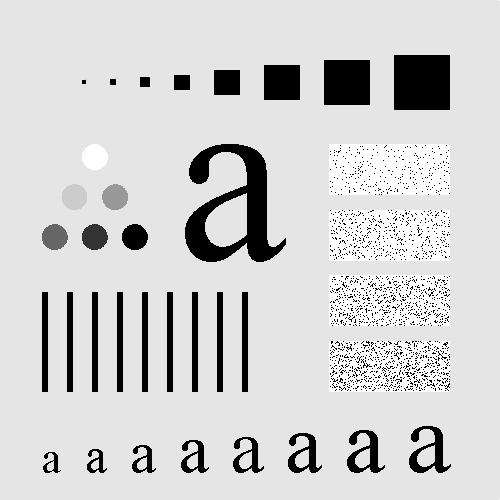
#> input picture hw2/pic/Fig4.11(a).jpg, 500 x 500 px
$ python proj04-03.py   (older library calls are emulated)
#> lines starting #> are read from the running program, lines starting #| are printed output that depends on the picture
### hw2/base.py
#coding=utf-8
import numpy as np

# [9 lines left out: function get_cnts, not called in this run]

def get_gray(im):
    dim = im.astype(np.int)
    return ((dim[:,:,0] * 299 + dim[:,:,1] * 587 + dim[:,:,2] * 114 + 500) / 1000).astype(np.uint8)

# 卷积结果不对图像进行标准化, 返回值可以存在负数
# [21 lines left out: function conv2, not called in this run]

# 标准化为uint8类型
def normal_pic(im):
    tim = np.clip(im, 0, 255)
    return tim.astype(np.uint8)

def dec_pic(a, b):
    return np.clip((a.astype(np.int) - b.astype(np.int)), 0, 255).astype(np.uint8)

def add_pic(a, b):
    return np.clip((a.astype(np.int) + b.astype(np.int)), 0, 255).astype(np.uint8)

def mul_pic(a,b):
    return normal_pic(np.multiply(a.astype(np.int), b.astype(np.int)))

# [52 lines left out: functions get_bilinear_value, zoom_matrix, shrink_matrix, not called in this run]


def zoom_pic(im, siz):
    newim = zoom_matrix(im.astype(np.int), siz)
    return normal_pic(newim)
def shrink_pic(im, siz):
    newim = shrink_matrix(im.astype(np.int), siz)
    return normal_pic(newim)

# [13 lines left out: function resize_pic, not called in this run]

def DFT2(im):
    row, col = im.shape
    # 由于周期性
    rs = np.matrix(np.arange(row))
    ur = np.multiply(rs.T, rs)
    cs = np.matrix(np.arange(col))
    uc = np.multiply(cs.T, cs)

    left = np.exp(-2j * np.pi * ur / row)
    right = np.exp(-2j * np.pi * uc / col)

    return left * im.astype(np.complex) * right / (row * col)

def IDFT2(im):
    row, col = im.shape
    # 由于周期性
    rs = np.matrix(np.arange(row))
    ur = np.multiply(rs.T, rs)
    cs = np.matrix(np.arange(col))
    uc = np.multiply(cs.T, cs)
    left = np.exp(2j * np.pi * ur / row)
    right = np.exp(2j * np.pi * uc / col)

    return left * im.astype(np.complex) * right

# 返回复数
def to_center_pic(im):
    cim = im.astype(np.complex)
    row, col = cim.shape
    mesh = np.meshgrid(np.arange(col), np.arange(row))
    xplusy = mesh[0] + mesh[1]
    k = np.power(-1, xplusy)
    ci = np.multiply(cim, k)
    return ci

def get_gaussian_lowpass_filter(rows, cols, D0):
    center_r = rows / 2.0
    center_c = cols / 2.0
    mesh = np.meshgrid(np.arange(cols), np.arange(rows))
    dc = mesh[0].astype(np.double) - center_c
    dr = mesh[1].astype(np.double) - center_r
    dis2 = (np.multiply(dc,dc) + np.multiply(dr,dr))
    return np.exp(-dis2 / (2 * D0 * D0))

def get_gaussian_highpass_filter(rows, cols, D0):
    return 1 - get_gaussian_lowpass_filter(rows, cols, D0)

# 在频域滤波(中心化)
# [12 lines left out: function filter_in_freq_domain, not called in this run]


# [34 lines that do not run on import are left out]

### hw2/proj04-03.py
#coding=utf-8
# 04-01 ~ 04-05
import matplotlib.pyplot as plt
import matplotlib.image as mpimg
import numpy as np
from base import *

im = mpimg.imread("pic/Fig4.11(a).jpg")
#> im is the input picture: shape (500, 500); min 0, max 255, mean 207.4
rows, cols = im.shape
#> rows = 500; cols = 500

CR = 40
'''
plt.title("Gaussian Lowpass Filter")
plt.imshow(np.log(1 + gaus_lowpass),  "gray")
plt.show()
'''

def get_lowpass_pic(R):
    gaus_lowpass = get_gaussian_lowpass_filter(rows, cols, R)
#> in get_gaussian_lowpass_filter, `dis2 = (np.multiply(dc,dc) + np.multiply(dr,dr))`:
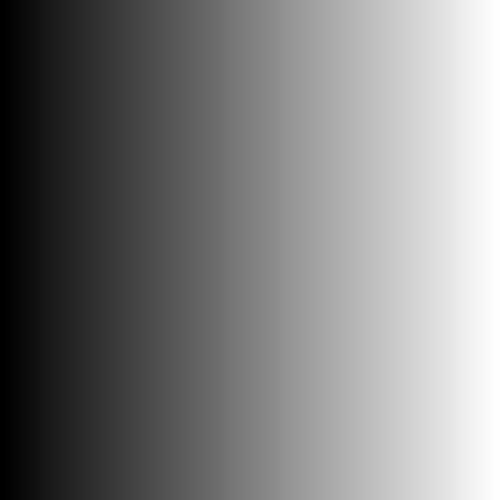
#> dc: shape (500, 500) float64; min -250, max 249, mean -0.5; drawn with min black and max white
#> in get_gaussian_lowpass_filter, `dis2 = (np.multiply(dc,dc) + np.multiply(dr,dr))`:
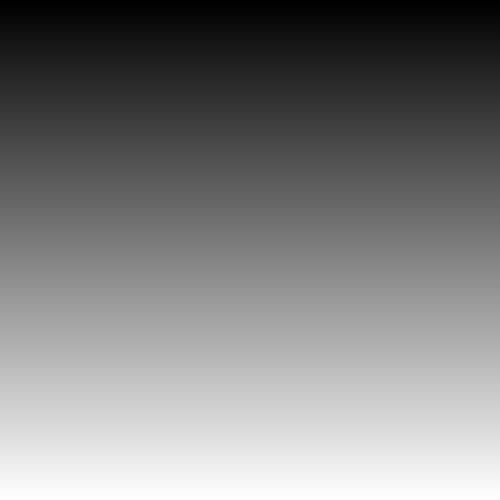
#> dr: shape (500, 500) float64; min -250, max 249, mean -0.5; drawn with min black and max white
# 中心化
    cim = to_center_pic(im)
# DFT
    dim = DFT2(cim)
# 滤波
    gim = np.multiply(dim, gaus_lowpass.astype(np.complex))
# 反DFT并取实部
    rim = IDFT2(gim).astype(np.int)
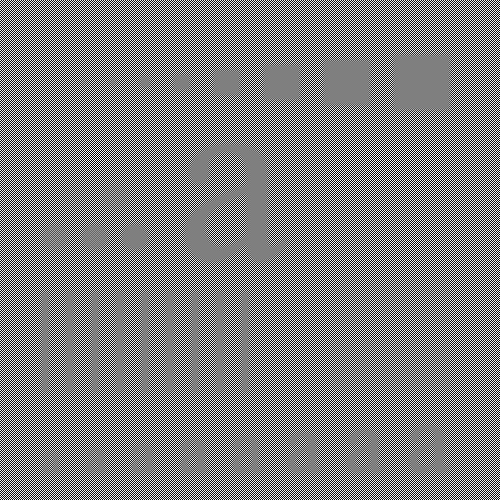
#> rim: shape (500, 500) int64; min -254, max 254, mean 0; drawn with min black and max white
# 乘以(-1)^(x+y) shift
    result = normal_pic(to_center_pic(rim))
#> in normal_pic, `return tim.astype(np.uint8)`:
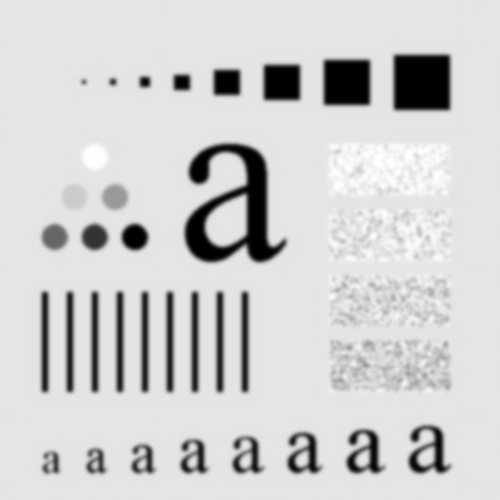
#> returned value: shape (500, 500); min 0, max 254, mean 206.8
    return result

result = get_lowpass_pic(CR)
plt.subplot(131)
plt.title("source")
plt.imshow(im, "gray")
plt.subplot(132)
plt.title("result")
plt.imshow(result, "gray")
plt.subplot(133)
plt.title("Gaussian Lowpass Filter")
gaus_lowpass = get_gaussian_lowpass_filter(rows, cols, CR)
plt.imshow(np.log(1 + gaus_lowpass), "gray")

plt.show()
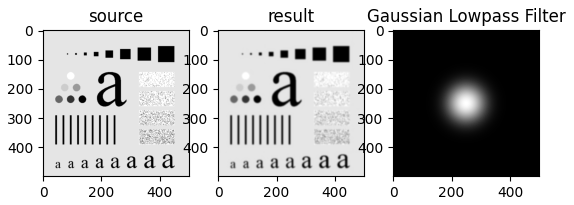
#> figure drawn by matplotlib, 3 panels

rs = [0,5,15,30,80,230]
for i in range(6):
    if i == 0:
        plt.subplot(321)
        plt.title("source")
        plt.imshow(im, "gray")
        continue
    R = rs[i]
    plt.subplot(3,2,i+1)
    plt.title("R = %d" % R)
    plt.imshow(get_lowpass_pic(R), "gray")
plt.show()
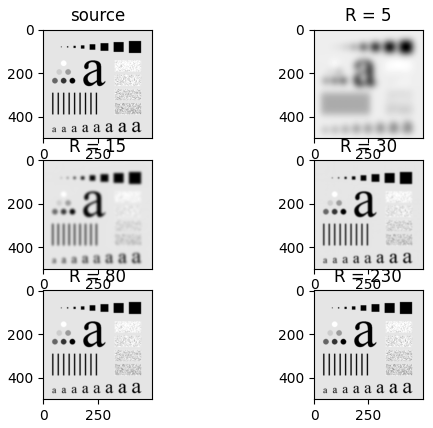
#> figure drawn by matplotlib, 6 panels

rs = [0,5,15,30,80,230]
for i in range(6):
    if i == 0:
        continue
    R = rs[i]
    plt.subplot(3,2,i+1)
    plt.title("R = %d" % R)
    gaus_lowpass = get_gaussian_lowpass_filter(rows, cols, R)
    plt.imshow(np.log(1 + gaus_lowpass), "gray")
plt.show()
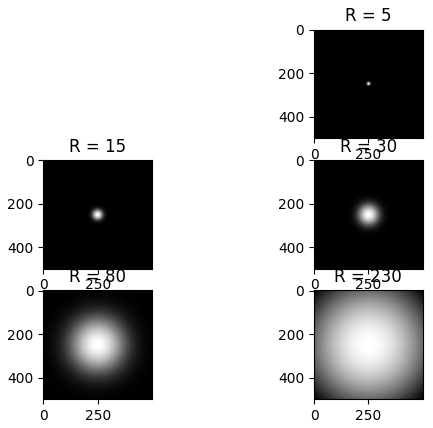
#> figure drawn by matplotlib, 5 panels
